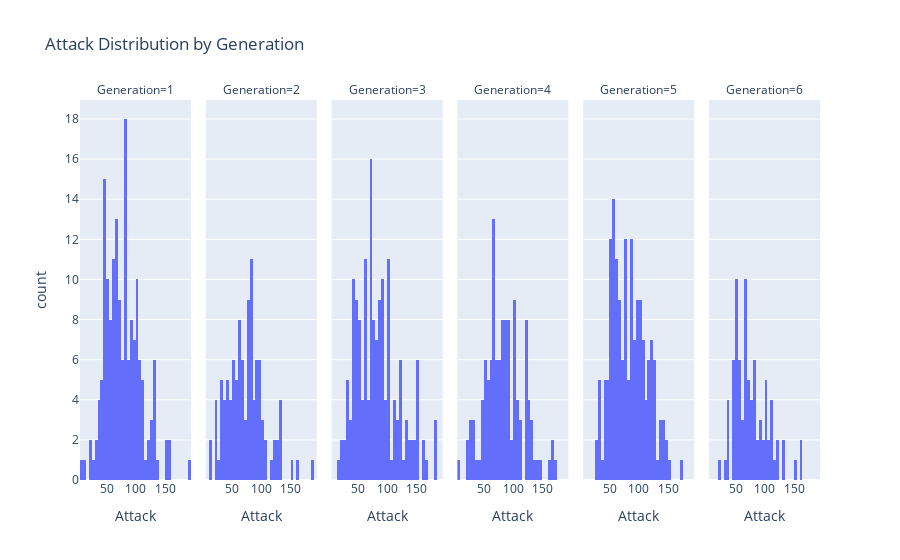

Notebook source saved alongside this figure:
### Markdown cell above
Let's try to group by our no. of Attacks by Pokemon Types looking at many histograms at a time:

### Code cell
import plotly.express as px
fig = px.histogram(df_pokemon, x='Attack', facet_col='Generation', title="Attack Distribution by Generation")
fig.show()

### Figure 1 — Plotly figure (JSON) as saved in the notebook; plotly's stock layout.template omitted (floating-point values rounded to 4 significant figures; data arrays with more than 128 entries replaced by an {"elided": "..."} marker saying what was removed)
{"data": [{"bingroup": "x", "hovertemplate": "Generation=1<br>Attack=%{x}<br>count=%{y}<extra></extra>", "legendgroup": "", "marker": {"color": "#636efa", "pattern": {"shape": ""}}, "name": "", "orientation": "v", "showlegend": false, "type": "histogram", "x": {"elided": "166 int values"}, "xaxis": "x", "yaxis": "y"}, {"bingroup": "x", "hovertemplate": "Generation=2<br>Attack=%{x}<br>count=%{y}<extra></extra>", "legendgroup": "", "marker": {"color": "#636efa", "pattern": {"shape": ""}}, "name": "", "orientation": "v", "showlegend": false, "type": "histogram", "x": [49, 62, 82, 52, 64, 84, 65, 80, 105, 46, 76, 30, 50, 20, 35, 60, 90, 90, 38, 58, 40, 25, 30, 20, 40, 50, 75, 40, 55, 75, 95, 80, 20, 50, 100, 75, 35, 45, 55, 70, 30, 75, 65, 45, 85, 65, 65, 85, 75, 60, 72, 33, 80, 65, 90, 70, 75, 85, 125, 80, 120, 95, 130, 150, 10, 125, 185, 95, 80, 130, 40, 50, 50, 100, 55, 65, 105, 55, 40, 80, 60, 90, 90, 95, 60, 120, 80, 95, 20, 35, 95, 30, 63, 75, 80, 10, 85, 115, 75, 64, 84, 134, 164, 90, 130, 100], "xaxis": "x2", "yaxis": "y2"}, {"bingroup": "x", "hovertemplate": "Generation=3<br>Attack=%{x}<br>count=%{y}<extra></extra>", "legendgroup": "", "marker": {"color": "#636efa", "pattern": {"shape": ""}}, "name": "", "orientation": "v", "showlegend": false, "type": "histogram", "x": {"elided": "160 int values"}, "xaxis": "x3", "yaxis": "y3"}, {"bingroup": "x", "hovertemplate": "Generation=4<br>Attack=%{x}<br>count=%{y}<extra></extra>", "legendgroup": "", "marker": {"color": "#636efa", "pattern": {"shape": ""}}, "name": "", "orientation": "v", "showlegend": false, "type": "histogram", "x": [68, 89, 109, 58, 78, 104, 51, 66, 86, 55, 75, 120, 45, 85, 25, 85, 65, 85, 120, 30, 70, 125, 165, 42, 52, 29, 59, 79, 69, 94, 30, 80, 45, 65, 105, 35, 60, 48, 83, 100, 50, 80, 66, 76, 136, 60, 125, 55, 82, 30, 63, 93, 24, 89, 80, 25, 5, 65, 92, 70, 90, 130, 170, 85, 70, 110, 145, 72, 112, 50, 90, 61, 106, 100, 49, 69, 20, 62, 92, 132, 120, 70, 85, 140, 100, 123, 95, 50, 76, 110, 60, 95, 130, 80, 125, 165, 55, 100, 80, 50, 65, 65, 65, 65, 65, 75, 105, 125, 120, 120, 90, 160, 100, 120, 70, 80, 100, 90, 100, 103, 120], "xaxis": "x4", "yaxis": "y4"}, {"bingroup": "x", "hovertemplate": "Generation=5<br>Attack=%{x}<br>count=%{y}<extra></extra>", "legendgroup": "", "marker": {"color": "#636efa", "pattern": {"shape": ""}}, "name": "", "orientation": "v", "showlegend": false, "type": "histogram", "x": {"elided": "165 int values"}, "xaxis": "x5", "yaxis": "y5"}, {"bingroup": "x", "hovertemplate": "Generation=6<br>Attack=%{x}<br>count=%{y}<extra></extra>", "legendgroup": "", "marker": {"color": "#636efa", "pattern": {"shape": ""}}, "name": "", "orientation": "v", "showlegend": false, "type": "histogram", "x": [61, 78, 107, 45, 59, 69, 56, 63, 95, 36, 56, 50, 73, 81, 35, 22, 52, 50, 68, 38, 45, 65, 65, 100, 82, 124, 80, 48, 48, 48, 80, 110, 150, 50, 52, 72, 48, 80, 54, 92, 52, 105, 60, 75, 53, 73, 38, 55, 89, 121, 59, 77, 65, 92, 58, 50, 50, 75, 100, 80, 70, 110, 66, 66, 66, 66, 90, 85, 95, 100, 69, 117, 30, 70, 131, 131, 100, 100, 160, 110, 160, 110], "xaxis": "x6", "yaxis": "y6"}], "layout": {"annotations": [{"font": {}, "showarrow": false, "text": "Generation=1", "x": 0.075, "xanchor": "center", "xref": "paper", "y": 1, "yanchor": "bottom", "yref": "paper"}, {"font": {}, "showarrow": false, "text": "Generation=2", "x": 0.245, "xanchor": "center", "xref": "paper", "y": 1, "yanchor": "bottom", "yref": "paper"}, {"font": {}, "showarrow": false, "text": "Generation=3", "x": 0.415, "xanchor": "center", "xref": "paper", "y": 1, "yanchor": "bottom", "yref": "paper"}, {"font": {}, "showarrow": false, "text": "Generation=4", "x": 0.585, "xanchor": "center", "xref": "paper", "y": 1, "yanchor": "bottom", "yref": "paper"}, {"font": {}, "showarrow": false, "text": "Generation=5", "x": 0.755, "xanchor": "center", "xref": "paper", "y": 1, "yanchor": "bottom", "yref": "paper"}, {"font": {}, "showarrow": false, "text": "Generation=6", "x": 0.925, "xanchor": "center", "xref": "paper", "y": 1, "yanchor": "bottom", "yref": "paper"}], "barmode": "relative", "legend": {"tracegroupgap": 0}, "title": {"text": "Attack Distribution by Generation"}, "xaxis": {"anchor": "y", "domain": [0, 0.15], "title": {"text": "Attack"}}, "xaxis2": {"anchor": "y2", "domain": [0.17, 0.32], "matches": "x", "title": {"text": "Attack"}}, "xaxis3": {"anchor": "y3", "domain": [0.34, 0.49], "matches": "x", "title": {"text": "Attack"}}, "xaxis4": {"anchor": "y4", "domain": [0.51, 0.66], "matches": "x", "title": {"text": "Attack"}}, "xaxis5": {"anchor": "y5", "domain": [0.68, 0.83], "matches": "x", "title": {"text": "Attack"}}, "xaxis6": {"anchor": "y6", "domain": [0.85, 1], "matches": "x", "title": {"text": "Attack"}}, "yaxis": {"anchor": "x", "domain": [0, 1], "title": {"text": "count"}}, "yaxis2": {"anchor": "x2", "domain": [0, 1], "matches": "y", "showticklabels": false}, "yaxis3": {"anchor": "x3", "domain": [0, 1], "matches": "y", "showticklabels": false}, "yaxis4": {"anchor": "x4", "domain": [0, 1], "matches": "y", "showticklabels": false}, "yaxis5": {"anchor": "x5", "domain": [0, 1], "matches": "y", "showticklabels": false}, "yaxis6": {"anchor": "x6", "domain": [0, 1], "matches": "y", "showticklabels": false}}}
